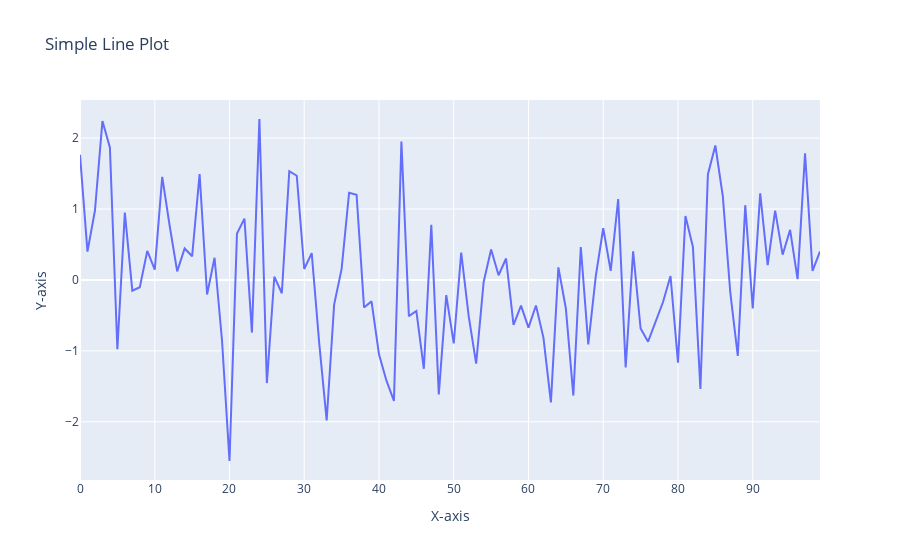

Source (notebook cell):
### Markdown cell above
20. Using Plotly, create a basic line plot of a randomly generated dataset, label the axes, and set the title as 
'Simple Line Plot'

### Code cell
import plotly.graph_objects as go
import numpy as np

np.random.seed(0)
x = np.arange(100)
y = np.random.randn(100)

fig = go.Figure()
fig.add_trace(go.Scatter(x=x, y=y, mode='lines', name='Random Data'))

fig.update_layout(
    title='Simple Line Plot',
    xaxis_title='X-axis',
    yaxis_title='Y-axis'
)
fig.show()

### Figure 1 — Plotly figure (JSON) as saved in the notebook; plotly's stock layout.template omitted (floating-point values rounded to 4 significant figures)
{"data": [{"mode": "lines", "name": "Random Data", "type": "scatter", "x": [0, 1, 2, 3, 4, 5, 6, 7, 8, 9, 10, 11, 12, 13, 14, 15, 16, 17, 18, 19, 20, 21, 22, 23, 24, 25, 26, 27, 28, 29, 30, 31, 32, 33, 34, 35, 36, 37, 38, 39, 40, 41, 42, 43, 44, 45, 46, 47, 48, 49, 50, 51, 52, 53, 54, 55, 56, 57, 58, 59, 60, 61, 62, 63, 64, 65, 66, 67, 68, 69, 70, 71, 72, 73, 74, 75, 76, 77, 78, 79, 80, 81, 82, 83, 84, 85, 86, 87, 88, 89, 90, 91, 92, 93, 94, 95, 96, 97, 98, 99], "y": [1.764, 0.4002, 0.9787, 2.241, 1.868, -0.9773, 0.9501, -0.1514, -0.1032, 0.4106, 0.144, 1.454, 0.761, 0.1217, 0.4439, 0.3337, 1.494, -0.2052, 0.3131, -0.8541, -2.553, 0.6536, 0.8644, -0.7422, 2.27, -1.454, 0.04576, -0.1872, 1.533, 1.469, 0.1549, 0.3782, -0.8878, -1.981, -0.3479, 0.1563, 1.23, 1.202, -0.3873, -0.3023, -1.049, -1.42, -1.706, 1.951, -0.5097, -0.4381, -1.253, 0.7775, -1.614, -0.2127, -0.8955, 0.3869, -0.5108, -1.181, -0.02818, 0.4283, 0.06652, 0.3025, -0.6343, -0.3627, -0.6725, -0.3596, -0.8131, -1.726, 0.1774, -0.4018, -1.63, 0.4628, -0.9073, 0.05195, 0.7291, 0.129, 1.139, -1.235, 0.4023, -0.6848, -0.8708, -0.5788, -0.3116, 0.05617, -1.165, 0.9008, 0.4657, -1.536, 1.488, 1.896, 1.179, -0.1799, -1.071, 1.054, -0.4032, 1.222, 0.2083, 0.9766, 0.3564, 0.7066, 0.0105, 1.786, 0.1269, 0.402]}], "layout": {"title": {"text": "Simple Line Plot"}, "xaxis": {"title": {"text": "X-axis"}}, "yaxis": {"title": {"text": "Y-axis"}}}}
